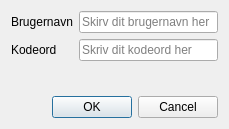
<?xml version="1.0" encoding="UTF-8"?>
<ui version="4.0">
 <class>FoeConnectionDetails</class>
 <widget class="QDialog" name="FoeConnectionDetails">
  <property name="geometry">
   <rect>
    <x>0</x>
    <y>0</y>
    <width>229</width>
    <height>129</height>
   </rect>
  </property>
  <property name="windowTitle">
   <string>Forbindelses indstillinger</string>
  </property>
  <layout class="QVBoxLayout" name="verticalLayout">
   <item>
    <layout class="QFormLayout" name="formLayout">
     <item row="0" column="0">
      <widget class="QLabel" name="label">
       <property name="text">
        <string>Brugernavn</string>
       </property>
      </widget>
     </item>
     <item row="0" column="1">
      <widget class="QLineEdit" name="username">
       <property name="placeholderText">
        <string>Skirv dit brugernavn her</string>
       </property>
      </widget>
     </item>
     <item row="1" column="0">
      <widget class="QLabel" name="label_2">
       <property name="text">
        <string>Kodeord</string>
       </property>
      </widget>
     </item>
     <item row="1" column="1">
      <widget class="QLineEdit" name="password">
       <property name="placeholderText">
        <string>Skriv dit kodeord her</string>
       </property>
      </widget>
     </item>
    </layout>
   </item>
   <item>
    <widget class="QDialogButtonBox" name="buttonBox">
     <property name="orientation">
      <enum>Qt::Horizontal</enum>
     </property>
     <property name="standardButtons">
      <set>QDialogButtonBox::Cancel|QDialogButtonBox::Ok</set>
     </property>
    </widget>
   </item>
  </layout>
 </widget>
 <tabstops>
  <tabstop>buttonBox</tabstop>
  <tabstop>username</tabstop>
  <tabstop>password</tabstop>
 </tabstops>
 <resources/>
 <connections>
  <connection>
   <sender>buttonBox</sender>
   <signal>accepted()</signal>
   <receiver>FoeConnectionDetails</receiver>
   <slot>accept()</slot>
   <hints>
    <hint type="sourcelabel">
     <x>248</x>
     <y>254</y>
    </hint>
    <hint type="destinationlabel">
     <x>157</x>
     <y>274</y>
    </hint>
   </hints>
  </connection>
  <connection>
   <sender>buttonBox</sender>
   <signal>rejected()</signal>
   <receiver>FoeConnectionDetails</receiver>
   <slot>reject()</slot>
   <hints>
    <hint type="sourcelabel">
     <x>316</x>
     <y>260</y>
    </hint>
    <hint type="destinationlabel">
     <x>286</x>
     <y>274</y>
    </hint>
   </hints>
  </connection>
 </connections>
</ui>
